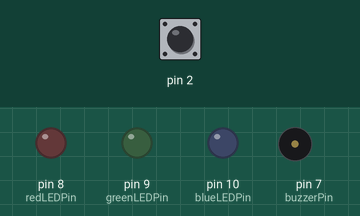
Bench run of a sketch on a simulated Arduino Uno, built with avr-gcc and run on an emulated ATmega328P. Shown: output pins drawn as LEDs (lit = HIGH), buzzer (waves = sounding, pin HIGH). The test bench sets the inputs (shaded band); at power-on: pin 2 HIGH. What the sketch prints to the serial monitor is not drawn.

Above: at 1.2 s.
1.3 s: pin 2 pulled LOW for 0.15 s
At 2.1 s:
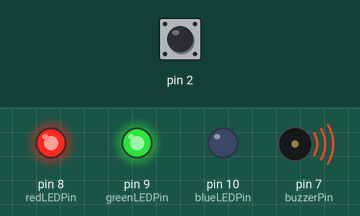
Timing chart, 0 to 4.3 s (numbered marks = the images above; inputs shaded):
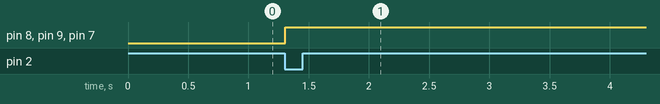

Measured:
- after the input at 1.3 s, pin 8 (redLEDPin), pin 9 (greenLEDPin), pin 7 (buzzerPin): LOW → HIGH at once

The sketch:

capacitive_sensor.ino
```cpp
#include <CapacitiveSensor.h>
CapacitiveSensor capSensor = CapacitiveSensor(4,2);

 //int threshold = 100;
 //const int ledPin = 12;

 int lowThresh = 100;
 int midThresh = 300;
 int hiThresh = 400;

 const int blueLEDPin = 10;
 const int greenLEDPin = 9;
 const int redLEDPin = 8;

 const int buzzerPin = 7;

void setup() {
    Serial.begin(9600);
    pinMode(redLEDPin, OUTPUT);
    pinMode(greenLEDPin, OUTPUT);
    pinMode(blueLEDPin, OUTPUT);
    pinMode(buzzerPin, OUTPUT);
}

void loop() {
  long sensorValue = capSensor.capacitiveSensor(30);
  Serial.println(sensorValue);

   if(sensorValue > lowThresh && sensorValue < midThresh)
   {
      digitalWrite(blueLEDPin, HIGH);
      digitalWrite(redLEDPin, HIGH);
      digitalWrite(greenLEDPin, LOW);

      digitalWrite(buzzerPin, LOW);
   }
   else if (sensorValue > lowThresh && sensorValue > midThresh && sensorValue < hiThresh)
   {
      digitalWrite(blueLEDPin, HIGH);
      digitalWrite(redLEDPin, LOW);
      digitalWrite(greenLEDPin, HIGH);

      digitalWrite(buzzerPin, LOW);
   }
   else if (sensorValue > hiThresh)
   {
      digitalWrite(blueLEDPin, LOW);
      digitalWrite(redLEDPin, HIGH);
      digitalWrite(greenLEDPin, HIGH);

      digitalWrite(buzzerPin, HIGH);
   }
  delay(10);
}
```
